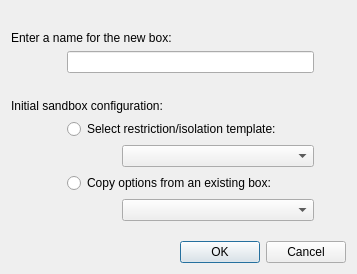
<?xml version="1.0" encoding="UTF-8"?>
<ui version="4.0">
 <class>NewBoxWindow</class>
 <widget class="QWidget" name="NewBoxWindow">
  <property name="geometry">
   <rect>
    <x>0</x>
    <y>0</y>
    <width>357</width>
    <height>274</height>
   </rect>
  </property>
  <property name="sizePolicy">
   <sizepolicy hsizetype="Preferred" vsizetype="Preferred">
    <horstretch>0</horstretch>
    <verstretch>0</verstretch>
   </sizepolicy>
  </property>
  <property name="minimumSize">
   <size>
    <width>0</width>
    <height>0</height>
   </size>
  </property>
  <property name="maximumSize">
   <size>
    <width>16777215</width>
    <height>16777215</height>
   </size>
  </property>
  <property name="windowTitle">
   <string>SandboxiePlus new box</string>
  </property>
  <layout class="QVBoxLayout" name="verticalLayout_2">
   <item>
    <layout class="QGridLayout" name="gridLayout">
     <item row="6" column="2" colspan="4">
      <widget class="QComboBox" name="cmbTemplates"/>
     </item>
     <item row="8" column="2" colspan="4">
      <widget class="QComboBox" name="cmbBoxes"/>
     </item>
     <item row="1" column="0" colspan="3">
      <widget class="QLabel" name="label">
       <property name="text">
        <string>Enter a name for the new box:</string>
       </property>
      </widget>
     </item>
     <item row="10" column="0" colspan="7">
      <widget class="QDialogButtonBox" name="buttonBox">
       <property name="standardButtons">
        <set>QDialogButtonBox::Cancel|QDialogButtonBox::Ok</set>
       </property>
      </widget>
     </item>
     <item row="5" column="1" colspan="4">
      <widget class="QRadioButton" name="radTemplate">
       <property name="text">
        <string>Select restriction/isolation template:</string>
       </property>
      </widget>
     </item>
     <item row="7" column="1" colspan="4">
      <widget class="QRadioButton" name="radCopy">
       <property name="text">
        <string>Copy options from an existing box:</string>
       </property>
      </widget>
     </item>
     <item row="9" column="2">
      <spacer name="verticalSpacer">
       <property name="orientation">
        <enum>Qt::Vertical</enum>
       </property>
       <property name="sizeHint" stdset="0">
        <size>
         <width>20</width>
         <height>40</height>
        </size>
       </property>
      </spacer>
     </item>
     <item row="4" column="0" colspan="4">
      <widget class="QLabel" name="label_2">
       <property name="text">
        <string>Initial sandbox configuration:</string>
       </property>
      </widget>
     </item>
     <item row="2" column="1" colspan="5">
      <widget class="QLineEdit" name="txtName">
       <property name="maxLength">
        <number>32</number>
       </property>
      </widget>
     </item>
     <item row="0" column="5" colspan="2">
      <spacer name="horizontalSpacer_3">
       <property name="orientation">
        <enum>Qt::Horizontal</enum>
       </property>
       <property name="sizeHint" stdset="0">
        <size>
         <width>40</width>
         <height>20</height>
        </size>
       </property>
      </spacer>
     </item>
     <item row="3" column="5" colspan="2">
      <spacer name="horizontalSpacer_4">
       <property name="orientation">
        <enum>Qt::Horizontal</enum>
       </property>
       <property name="sizeHint" stdset="0">
        <size>
         <width>40</width>
         <height>20</height>
        </size>
       </property>
      </spacer>
     </item>
    </layout>
   </item>
  </layout>
 </widget>
 <resources/>
 <connections/>
</ui>
